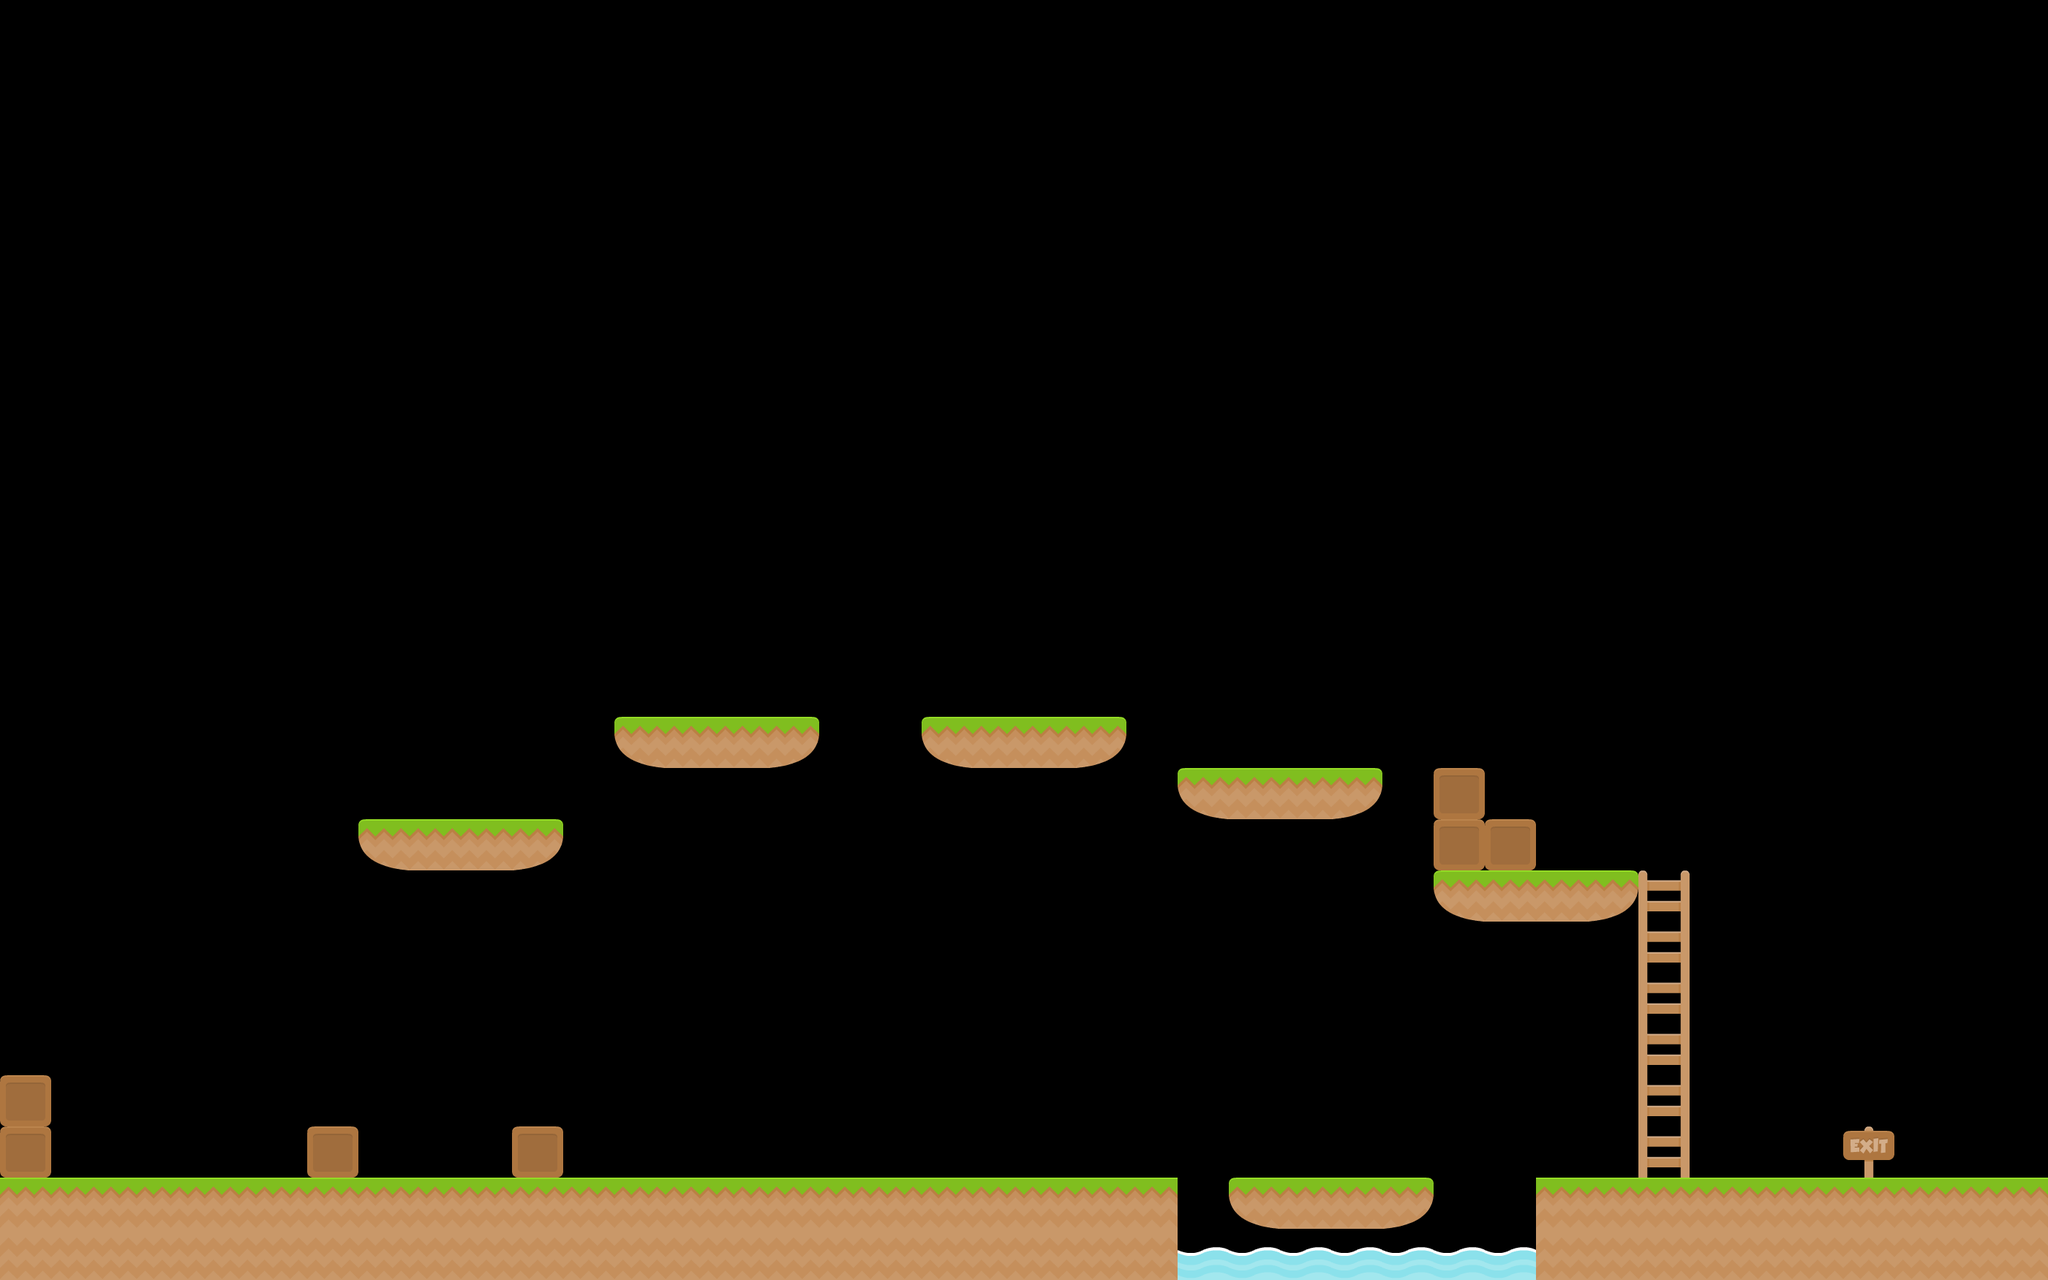

The image is a tile-based game level rendered from a .tmx file. Its description and source (layers, tilesets, objects; grid data summarised) follow:
An orthogonal 40x25 tile map with 70x70 px tiles, 1 tile layer (Collision), 5 tilesets and 17 objects.

<map version="1.0" orientation="orthogonal" width="40" height="25" tilewidth="70" tileheight="70">
 <tileset firstgid="1" name="Tiles" tilewidth="70" tileheight="70" spacing="2">
  <image source="../images/tiles.png" width="914" height="936" />
  <tile id="8">
   <properties>
    <property name="points" value="0,0 1,1 0,1" />
   </properties>
  </tile>
  <tile id="19">
   <properties>
    <property name="ladder" value="true" />
    <property name="sensor" value="true" />
   </properties>
  </tile>
  <tile id="25">
   <properties>
    <property name="sensor" value="true" />
   </properties>
  </tile>
  <tile id="31">
   <properties>
    <property name="ladder" value="true" />
    <property name="sensor" value="true" />
   </properties>
  </tile>
  <tile id="32">
   <properties>
    <property name="points" value="0,1 1,0 1,1" />
   </properties>
  </tile>
  <tile id="40">
   <properties>
    <property name="" value="" />
    <property name="Class" value="Tip" />
    <property name="sprite" value="right_arrow" />
   </properties>
  </tile>
  <tile id="43">
   <properties>
    <property name="sensor" value="true" />
   </properties>
  </tile>
  <tile id="64">
   <properties>
    <property name="exit" value="true" />
    <property name="sensor" value="true" />
   </properties>
  </tile>
  <tile id="69">
   <properties>
    <property name="sensor" value="true" />
   </properties>
  </tile>
  <tile id="81">
   <properties>
    <property name="sensor" value="true" />
   </properties>
  </tile>
  <tile id="98">
   <properties>
    <property name="sensor" value="true" />
   </properties>
  </tile>
  <tile id="102">
   <properties>
    <property name="sensor" value="true" />
   </properties>
  </tile>
  <tile id="124">
   <properties>
    <property name="" value="" />
    <property name="Class" value="Bumper" />
   </properties>
  </tile>
 </tileset>
 <tileset firstgid="157" name="player" tilewidth="72" tileheight="97">
  <image source="../images/player.png" width="1296" height="98" />
  <tile id="0">
   <properties>
    <property name="Class" value="Player" />
   </properties>
  </tile>
 </tileset>
 <tileset firstgid="175" name="collectables" tilewidth="70" tileheight="70" spacing="2">
  <image source="../images/collectables.png" width="936" height="144" />
  <tile id="1">
   <properties>
    <property name="class" value="Collectable" />
    <property name="sprite" value="coin_gold" />
   </properties>
  </tile>
  <tile id="3">
   <properties>
    <property name="" value="" />
    <property name="Class" value="Platform" />
    <property name="sensor" value="true" />
   </properties>
  </tile>
  <tile id="6">
   <properties>
    <property name="Class" value="GoldGem" />
    <property name="amount" value="10" />
    <property name="sprite" value="gem_gold" />
   </properties>
  </tile>
  <tile id="13">
   <properties>
    <property name="Class" value="Apple" />
    <property name="amount" value="50" />
    <property name="sprite" value="apple" />
   </properties>
  </tile>
  <tile id="14">
   <properties>
    <property name="" value="" />
   </properties>
  </tile>
 </tileset>
 <tileset firstgid="201" name="enemies" tilewidth="72" tileheight="72">
  <image source="../images/enemies.png" width="216" height="216" />
  <tile id="0">
   <properties>
    <property name="Class" value="Snail" />
    <property name="amount" value="25" />
    <property name="sprite" value="snail" />
   </properties>
  </tile>
 </tileset>
 <tileset firstgid="210" name="platforms" tilewidth="70" tileheight="40">
  <image source="../images/platforms.png" width="210" height="210" />
  <tile id="0">
   <properties>
    <property name="Class" value="Platform" />
    <property name="sprite" value="small_platform" />
   </properties>
  </tile>
  <tile id="3">
   <properties>
    <property name="Class" value="Platform" />
    <property name="sprite" value="med_platform" />
   </properties>
  </tile>
  <tile id="6">
   <properties>
    <property name="Class" value="Platform" />
    <property name="sprite" value="large_platform" />
   </properties>
  </tile>
 </tileset>
 <layer name="Collision" width="40" height="25">
  <properties>
   <property name="collision" value="true" />
  </properties>
  <data>[1000 cells, 111 non-empty, 9 distinct tile ids]</data>
 </layer>
 <objectgroup name="Sprites" width="40" height="25">
  <object gid="157" x="204" y="1462">
   <properties>
    <property name="height" value="25" />
    <property name="width" value="40" />
   </properties>
  </object>
  <object gid="181" x="981" y="1541" />
  <object gid="181" x="1121" y="1471" />
  <object gid="181" x="1051" y="1471" />
  <object gid="181" x="981" y="1471" />
  <object gid="181" x="1121" y="1541" />
  <object gid="181" x="1051" y="1541" />
  <object gid="188" x="700" y="1540" />
  <object gid="188" x="1785" y="1610" />
  <object gid="188" x="2030" y="1120" />
  <object gid="188" x="1715" y="1050" />
  <object gid="188" x="1365" y="980" />
  <object gid="188" x="938" y="980" />
  <object gid="181" x="595" y="1120" />
  <object gid="181" x="595" y="1050" />
  <object gid="181" x="595" y="980" />
  <object gid="181" x="595" y="910" />
 </objectgroup>
</map>
